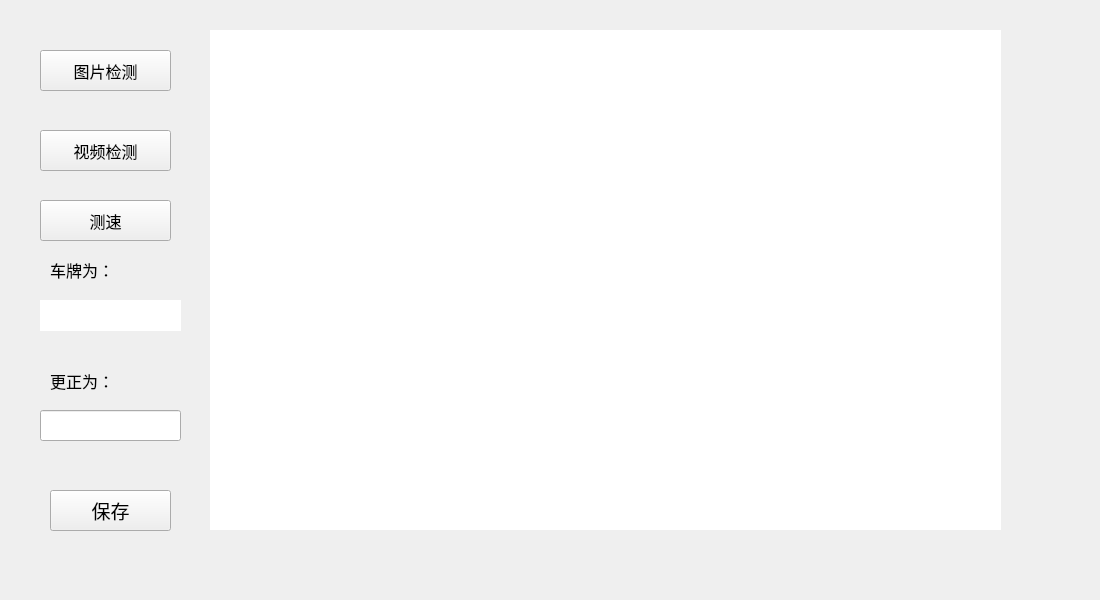
<?xml version="1.0" encoding="UTF-8"?>
<ui version="4.0">
 <class>Form</class>
 <widget class="QWidget" name="Form">
  <property name="geometry">
   <rect>
    <x>0</x>
    <y>0</y>
    <width>1100</width>
    <height>600</height>
   </rect>
  </property>
  <property name="windowTitle">
   <string>交通识别</string>
  </property>
  <widget class="QPushButton" name="pushButton">
   <property name="geometry">
    <rect>
     <x>40</x>
     <y>50</y>
     <width>131</width>
     <height>41</height>
    </rect>
   </property>
   <property name="font">
    <font>
     <family>等线</family>
     <pointsize>12</pointsize>
    </font>
   </property>
   <property name="styleSheet">
    <string notr="true"/>
   </property>
   <property name="text">
    <string>图片检测</string>
   </property>
  </widget>
  <widget class="QLabel" name="label_2">
   <property name="geometry">
    <rect>
     <x>50</x>
     <y>250</y>
     <width>71</width>
     <height>41</height>
    </rect>
   </property>
   <property name="font">
    <font>
     <family>等线</family>
     <pointsize>12</pointsize>
     <italic>false</italic>
     <bold>false</bold>
    </font>
   </property>
   <property name="styleSheet">
    <string notr="true"/>
   </property>
   <property name="midLineWidth">
    <number>0</number>
   </property>
   <property name="text">
    <string>车牌为：</string>
   </property>
   <property name="textFormat">
    <enum>Qt::RichText</enum>
   </property>
  </widget>
  <widget class="QLabel" name="label">
   <property name="geometry">
    <rect>
     <x>210</x>
     <y>30</y>
     <width>791</width>
     <height>500</height>
    </rect>
   </property>
   <property name="styleSheet">
    <string notr="true">background-color: rgb(255, 255, 255);</string>
   </property>
   <property name="text">
    <string/>
   </property>
  </widget>
  <widget class="QLabel" name="label_3">
   <property name="geometry">
    <rect>
     <x>40</x>
     <y>300</y>
     <width>141</width>
     <height>31</height>
    </rect>
   </property>
   <property name="styleSheet">
    <string notr="true">background-color: rgb(255, 255, 255);
font: 14pt &quot;Adobe 黑体 Std R&quot;;</string>
   </property>
   <property name="text">
    <string/>
   </property>
  </widget>
  <widget class="QPushButton" name="video_btn">
   <property name="geometry">
    <rect>
     <x>40</x>
     <y>130</y>
     <width>131</width>
     <height>41</height>
    </rect>
   </property>
   <property name="font">
    <font>
     <family>等线</family>
     <pointsize>12</pointsize>
    </font>
   </property>
   <property name="styleSheet">
    <string notr="true"/>
   </property>
   <property name="text">
    <string>视频检测</string>
   </property>
  </widget>
  <widget class="QLabel" name="label_4">
   <property name="geometry">
    <rect>
     <x>50</x>
     <y>360</y>
     <width>71</width>
     <height>41</height>
    </rect>
   </property>
   <property name="font">
    <font>
     <family>等线</family>
     <pointsize>12</pointsize>
     <italic>false</italic>
     <bold>false</bold>
    </font>
   </property>
   <property name="styleSheet">
    <string notr="true"/>
   </property>
   <property name="text">
    <string>更正为：</string>
   </property>
  </widget>
  <widget class="QLineEdit" name="lineEdit">
   <property name="geometry">
    <rect>
     <x>40</x>
     <y>410</y>
     <width>141</width>
     <height>31</height>
    </rect>
   </property>
  </widget>
  <widget class="QPushButton" name="save_btn">
   <property name="geometry">
    <rect>
     <x>50</x>
     <y>490</y>
     <width>121</width>
     <height>41</height>
    </rect>
   </property>
   <property name="font">
    <font>
     <pointsize>14</pointsize>
    </font>
   </property>
   <property name="text">
    <string>保存</string>
   </property>
  </widget>
  <widget class="QPushButton" name="speed_btn">
   <property name="geometry">
    <rect>
     <x>40</x>
     <y>200</y>
     <width>131</width>
     <height>41</height>
    </rect>
   </property>
   <property name="font">
    <font>
     <family>等线</family>
     <pointsize>12</pointsize>
    </font>
   </property>
   <property name="text">
    <string>测速</string>
   </property>
  </widget>
 </widget>
 <resources/>
 <connections/>
</ui>
